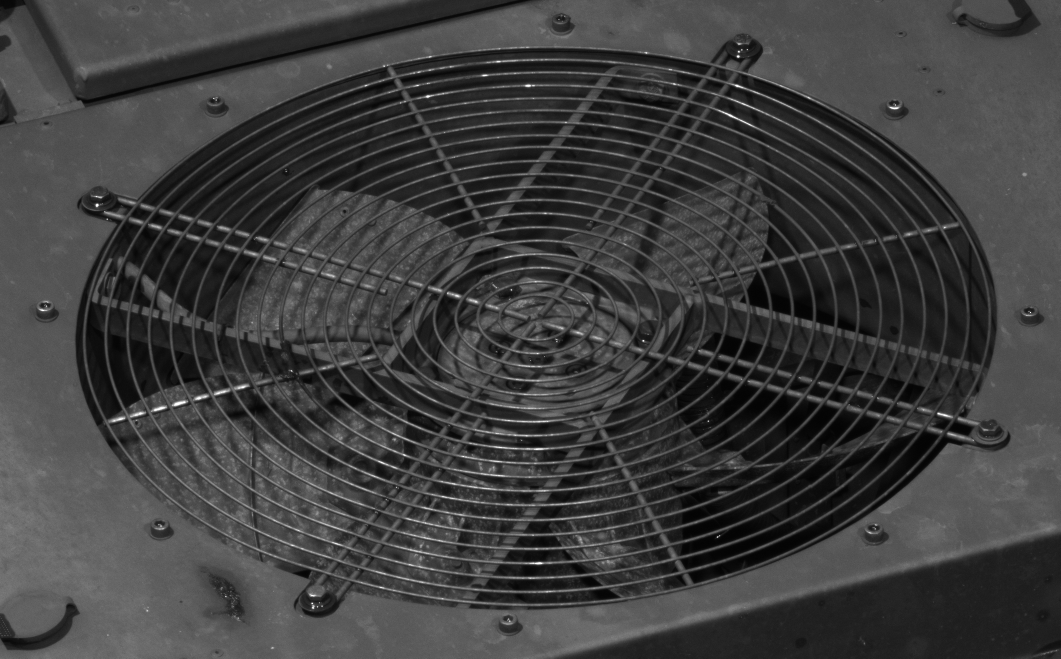
#> input picture data/NurGitterL.png, 2121 x 1317 px, found by its file name (shown at 1/2 size)
$ python 08templateMatchPeakFreq.py
#> lines starting #> are read from the running program, lines starting #| are printed output that depends on the picture; after the words box and inside, x2 and y2 are one past the last pixel; in counts of white or black regions, pixels touching at a corner belong together; pictures that were not available may be replaced by others from this repository, and a replacement may not be noted
import cv2
import numpy as np
from matplotlib import pyplot as plt
from tqdm import tqdm

# Als template wir eine binäre Ellipse verwendet
# das sbb-Bild wird so verarbeitet:
#     1. möglichst nur die kanten des runden Gitters angezeigt werden: DoG Filter
#     2. Maskieren: nur der Diagonale Streifen, auf dem des Gitter erwartet wird verwenden
#     3. In der Diagonalen summieren
#     4. Glätten mit der richtigen Grösse, damit das Gitter zu EINEM Peak wird
#
#   Funktioniert grundsätzlich aber langsam. Sauberer wäre eine eprspektivische korrektur


cv2.namedWindow('debug', cv2.WINDOW_NORMAL)


def culumline(image, m=0, xtdist=-1):
    zcount = image[image > 128].sum()
    hh, ww = img.shape
    f'ww: {ww}'
    f'hh: {hh}'
    i = image.copy()
    if xtdist < 0:
        xtdist = hh // 4
    hits = np.zeros(hh + xtdist)
    ydelta = int(m * ww)

    for y1 in tqdm(range(0, hh + xtdist, 30)):
        y2 = y1 + ydelta
        i = cv2.line(i, (0, y1), (ww, y2), 0, 32)
        count = i[i > 128].sum()
        hits[y1] = zcount - count
        zcount = count
        #cv2.imshow("debug", i)
        #cv2.waitKey(1)

    return hits


# Bild vom Zug laden
gray_img = cv2.imread("data/NurGitterL.png",  cv2.IMREAD_GRAYSCALE)
#> gray_img is the input picture: shape (1317, 2121); min 2, max 255, mean 62.4
gray_img = cv2.imread("sbb/3-OK1L.png",  cv2.IMREAD_GRAYSCALE)
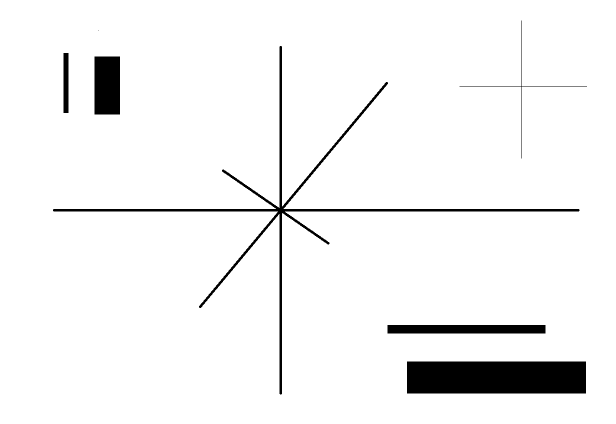
#> input picture data/testDoG1.png, 1231 x 847 px, given in place of 3-OK1L.png, which was not available (shown at 1/2 size)
#> gray_img: shape (847, 1231); 95.3% white; 7 black regions (1 under 20 px), largest, box (x1, y1, x2, y2) and area: (814, 723, 1172, 787) 22912, (106, 92, 1159, 789) 12813, (189, 113, 240, 229) 5916, (775, 650, 1091, 667) 5372, (127, 106, 137, 226) 1200, (919, 41, 1174, 317) 530
# sbb_gray = cv2.imread("data/testDoG1.png",  cv2.IMREAD_GRAYSCALE)
img = cv2.cvtColor(gray_img, cv2.COLOR_GRAY2BGR)
#> img is the input picture: shape (847, 1231, 3); 95.3% white; 7 black regions (1 under 20 px), largest, box (x1, y1, x2, y2) and area: (814, 723, 1172, 787) 22912, (106, 92, 1159, 789) 12813, (189, 113, 240, 229) 5916, (775, 650, 1091, 667) 5372, (127, 106, 137, 226) 1200, (919, 41, 1174, 317) 530

# Vorverarbeitung, nur interessante Frequenzen behalten (8 pixel breite gitter)
# DoG: Difference of Gauss
filterband = 12
filterpoint = 34
g1 = cv2.getGaussianKernel(49, filterpoint + 0.5*filterband)
g2 = cv2.getGaussianKernel(49, filterpoint - 0.5*filterband)
g3 = (g1-g2)*10
img = cv2.sepFilter2D(img, -1, g3, g3)
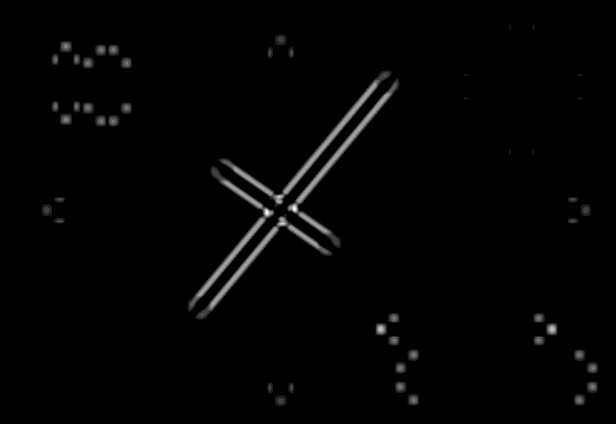
#> img: shape (847, 1231, 3) (shown at 1/2 size); min 0, max 8, mean 0.11; drawn with min black and max white
img = cv2.cvtColor(img, cv2.COLOR_RGB2GRAY)
#> img: shape (847, 1231)
img = cv2.equalizeHist(img)
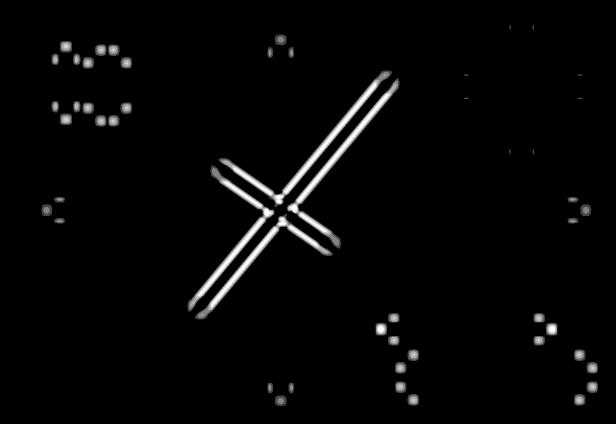
#> img: shape (847, 1231) (shown at 1/2 size); min 0, max 255, mean 6.3

#threshold
old = img
th, img = cv2.threshold(img, 220, 255, cv2.THRESH_BINARY)
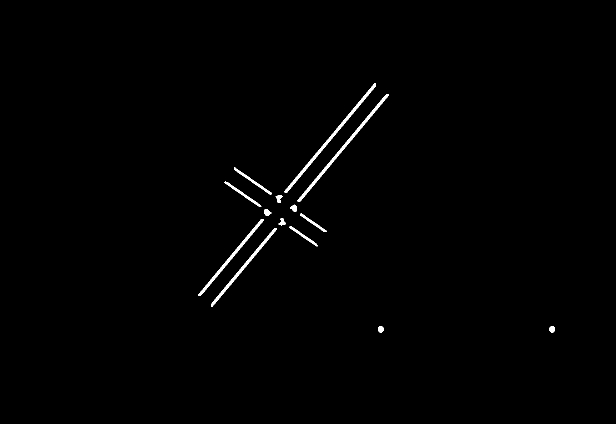
#> img: shape (847, 1231) (shown at 1/2 size); 0.73% white; 15 white regions, largest, box (x1, y1, x2, y2) and area: (569, 166, 752, 386) 1616, (595, 188, 778, 404) 1598, (422, 456, 553, 614) 1144


# nur diagonale verwenden
tri1 = np.array([[[0, 0], [0, 3000], [1600, 3000], [280, 0]]], dtype=np.int32)
tri2 = np.array([[[2200, 0], [4096, 2850], [4096, 0]]], dtype=np.int32)
img = cv2.fillPoly(img, tri1, 0)
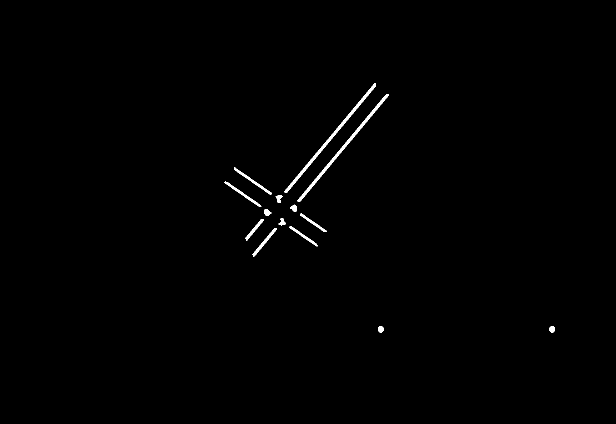
#> img: shape (847, 1231) (shown at 1/2 size); 0.58% white; 15 white regions, largest, box (x1, y1, x2, y2) and area: (569, 166, 752, 386) 1616, (595, 188, 778, 404) 1598, (468, 335, 544, 389) 419
img = cv2.fillPoly(img, tri2, 0)


test = culumline(img, m=-0.23)
#> in culumline, `zcount = image[image > 128].sum()`: zcount = 1551165
#> the loop in culumline, `for y1 in tqdm(range(0, hh + xtdist, 30)):` made 36 passes
#> (count, zcount) on passes 1 to 12: (1551165, 1551165), (1551165, 1551165), (1551165, 1551165), (1551165, 1551165), (1551165, 1551165), (1551165, 1551165), (1551165, 1551165), (1551165, 1551165), (1551165, 1551165), (1551165, 1551165), (1551165, 1551165), (1535355, 1535355)
#> after the loop in culumline, `for y1 in tqdm(range(0, hh + xtdist, 30)):`: i: shape (847, 1231); 0.58% of pixels changed, all inside (x1, y1, x2, y2) = (448, 166, 1110, 665)
#> after the loop in culumline, `for y1 in tqdm(range(0, hh + xtdist, 30)):`: hits = 1058 values, max 233580 at index 480, min 0 at index 0, mean 1466.1
#> test has the same summary as hits in culumline
plt.plot(test)


#cumuline glätten
k = cv2.getGaussianKernel(999, 100)
test2 = cv2.filter2D(test, -1, k)
#> test2 = 1058 values, max 4609.2 at index 489, min 2.53 at index 0, mean 1466.2

plt.plot(test2*32)


plt.show()
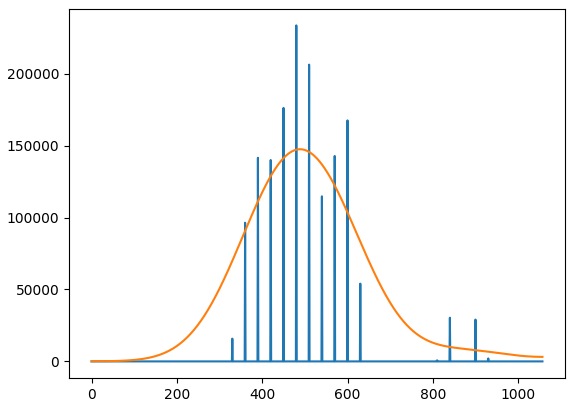
#> figure drawn by matplotlib, 1 panel; curve peaks at x = 480, y = 233580; curve peaks at x = 489, y = 147495.4


cv2.namedWindow('DoG', cv2.WINDOW_NORMAL)
cv2.imshow("DoG", img)
cv2.waitKey(0)
cv2.destroyAllWindows()
exit(0)
#> (the program exits here)
